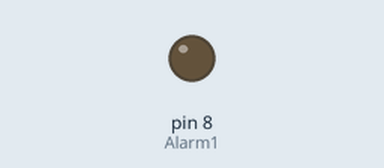
Simulated run of this sketch. Board: Arduino Uno, built with avr-gcc and run on an emulated ATmega328P. On the bench: output pins drawn as LEDs (lit = HIGH).

Above: at 1.6 s.
At 4.37 s:
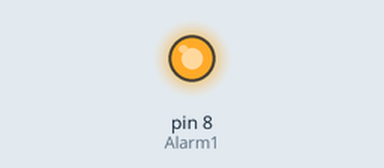
Timing chart, 0 to 4.7 s (numbered marks = the images above):
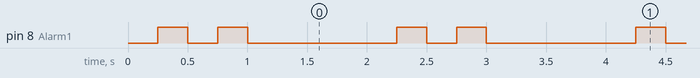

The sketch:

Beep_Beep.ino
```cpp
#define Alarm1  8


void setup()
{
  pinMode(Alarm1, OUTPUT);
  Serial.begin(9600);

}

void loop()
{
      static int toggleflag = 0;
      delay(250);
      digitalWrite(Alarm1, !digitalRead(Alarm1));
      toggleflag += 1;
      if(toggleflag == 4)
      {
        delay(1000);
        toggleflag = 0;
      }
}
```

Measured:
- by itself, pin 8 (Alarm1): repeats every 2.0 s: LOW 0.25 s, HIGH 0.25 s, LOW 1.3 s, HIGH 0.25 s
- by itself, everything shown: repeats every 2.0 s, in 4 steps
